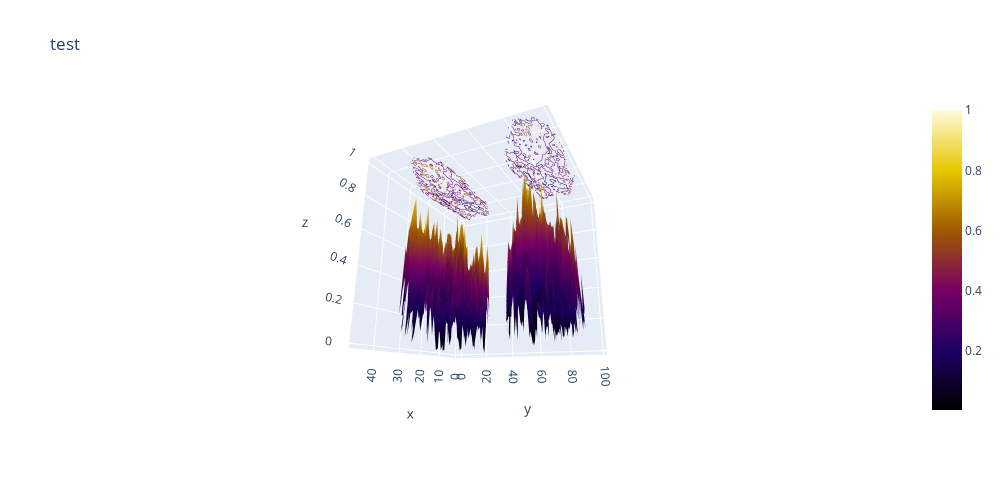

The cell this chart's notebook holds for it:
### Code cell
N = 50
plotlyContourPlot(fdf,N,filename)

### Figure 1 — Plotly figure (JSON) as saved in the notebook; plotly's stock layout.template omitted (floating-point values rounded to 4 significant figures; data arrays with more than 128 entries replaced by an {"elided": "..."} marker saying what was removed)
{"data": [{"colorscale": [[0, "rgb(0,0,0)"], [0.2, "rgb(30,0,100)"], [0.4, "rgb(120,0,100)"], [0.6, "rgb(160,90,0)"], [0.8, "rgb(230,200,0)"], [1, "rgb(255,250,220)"]], "contours": {"z": {"highlightcolor": "limegreen", "project": {"z": true}, "show": true, "usecolormap": true}}, "type": "surface", "x": [0, 1, 2, 3, 4, 5, 6, 7, 8, 9, 10, 11, 12, 13, 14, 15, 16, 17, 18, 19, 20, 21, 22, 23, 24, 25, 26, 27, 28, 29, 30, 31, 32, 33, 34, 35, 36, 37, 38, 39, 40, 41, 42, 43, 44, 45, 46, 47, 48, 49], "y": [0, 1, 2, 3, 4, 5, 6, 7, 8, 9, 10, 11, 12, 13, 14, 15, 16, 17, 18, 19, 20, 21, 22, 23, 24, 25, 26, 27, 28, 29, 30, 31, 32, 33, 34, 36, 37, 39, 41, 44, 45, 46, 47, 48, 51, 52, 53, 54, 55, 57, 59, 61, 62, 63, 64, 65, 66, 67, 68, 69, 70, 71, 72, 73, 74, 75, 76, 77, 78, 79, 80, 81, 82, 83, 84, 85, 86, 87, 88, 89, 90, 91, 92, 93, 94, 95, 96, 97, 98, 99], "z": {"elided": "90x50 float values"}}], "layout": {"autosize": true, "height": 500, "scene": {"camera": {"eye": {"x": 1.87, "y": 0.88, "z": -0.64}}}, "title": {"text": "test"}, "width": 1000}}
